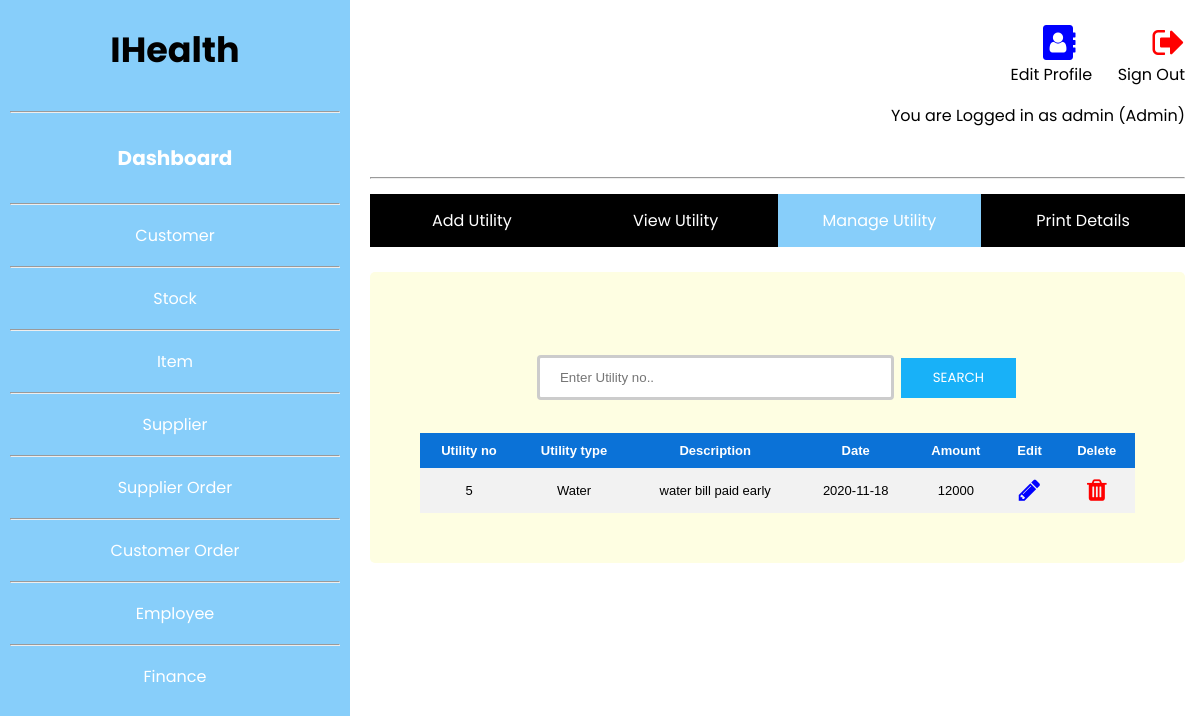
Screenshot of /src/finance/ManageUtility.php (signed in) with the database file from the repository.
### tables this page shows
CREATE TABLE `finance` (
  `id` int(11) NOT NULL,
  `type` text NOT NULL,
  `utilitydes` text NOT NULL,
  `date` date NOT NULL,
  `amount` int(11) NOT NULL,
  `adminid` int(11) NOT NULL
);

### src/finance/ManageUtility.php (the view, shortened to what this page needs)
<?php
include_once '../../config/connection.php';
$result = mysqli_query($conn,"SELECT * FROM finance");
?>
<!DOCTYPE html>
<html lang="en">
<head>
<link rel="stylesheet" href="https://cdnjs.cloudflare.com/ajax/libs/font-awesome/4.7.0/css/font-awesome.min.css">
<link rel="stylesheet" href="../../public/css/Manage.css">
</head>
<body>
<?php
if (mysqli_num_rows($result) > 0) {
?>
<?php include('../../public/includes/header.php') ?>
  	<br>
  	<div class="row" style="margin-top: -18px;">
  		<ul>
		  <li><a href="AddUtility.php">Add Utility</a></li>
		  <li><a href="ViewUtility.php">View Utility</a></li>
		  <li><a class="active" href="ManageUtility.php">Manage Utility</a></li>
		  <li><a href="PrintDetails.php">Print Details</a></li>
		</ul>
  	</div>
  	<br>
  	<div class="row form1">
  		<br>
  		<form action="#">
		    <center><input type="text" name="search" placeholder="Enter Utility no..">
		  	<input type="submit" value="Search"></center>
		  	<br>
		  	<table>
			  <tr>
			    <th>Utility no</th>
			    <th>Utility type</th>
			    <th>Description</th>
			    <th>Date</th>
			    <th>Amount</th>
			    <th>Edit</th>
			    <th>Delete</th>
			  </tr>
			  	<?php
					while($row = mysqli_fetch_array($result)) {
				?>
			  <tr>
			    <td><?php echo $row["id"]; ?></td>
			    <td><?php echo $row["type"]; ?></td>
			    <td><?php echo $row["utilitydes"]; ?></td>
			    <td><?php echo $row["date"]; ?></td>
			    <td><?php echo $row["amount"]; ?></td>
				<td><a href="updated.php?id=<?php echo $row["id"]; ?>"><i class="fa fa-pencil" style="font-size:25px;color:blue"></i></a></td>
				<td><a href="deleted.php?id=<?php echo $row["id"]; ?>"><i class="fa fa-trash" style="font-size:25px;color:red"></i></a></td>
			  </tr>
			  	<?php
					}
				?>
			</table>
			<?php
				}
				else{
				    echo "No result found";
				}
			?>
		</form>
  	</div>
</div>
</body>
</html>

### public/css/Manage.css (style rules this page uses)
* { box-sizing: border-box; }
body { margin: 0; font-family: 'Poppins', sans-serif; }
input[type=text], select { width: 50%; padding: 12px 20px; margin: 8px 0; display: inline-block; border: 3px solid #ccc; border-radius: 4px; box-sizing: border-box; }
input[type=submit] { background-color: #18b1f8; border: none; color: white; padding: 10px 32px; text-decoration: none; margin: 4px 2px; font-family: 'Poppins', sans-serif; text-transform: uppercase; cursor: pointer; }
.form1 { border-radius: 5px; background-color: #fefee2; padding: 50px; }
ul { list-style-type: none; margin: 0; padding: 0; overflow: hidden; background-color: #000000; }
li { float: left; width:25%; }
li a { display: block; color: white; text-align: center; padding: 14px 16px; text-decoration: none; }
.active { background-color: #87CEFA; }
table { border-collapse: collapse; width: 100%; font-family:Arial, Helvetica, sans-serif; font-size: small; margin-left:auto; margin-right:auto; }
th, td { text-align: center; padding: 10px; }
tr:nth-child(even) { background-color: #f2f2f2 }
th { background-color: #0b72d7; color: white; }

### rows the page displays
finance: id "5", type "Water", utilitydes "water bill paid early", date "2020-11-18", amount "12000"

### other values shown
$_SESSION['name'] "admin"
